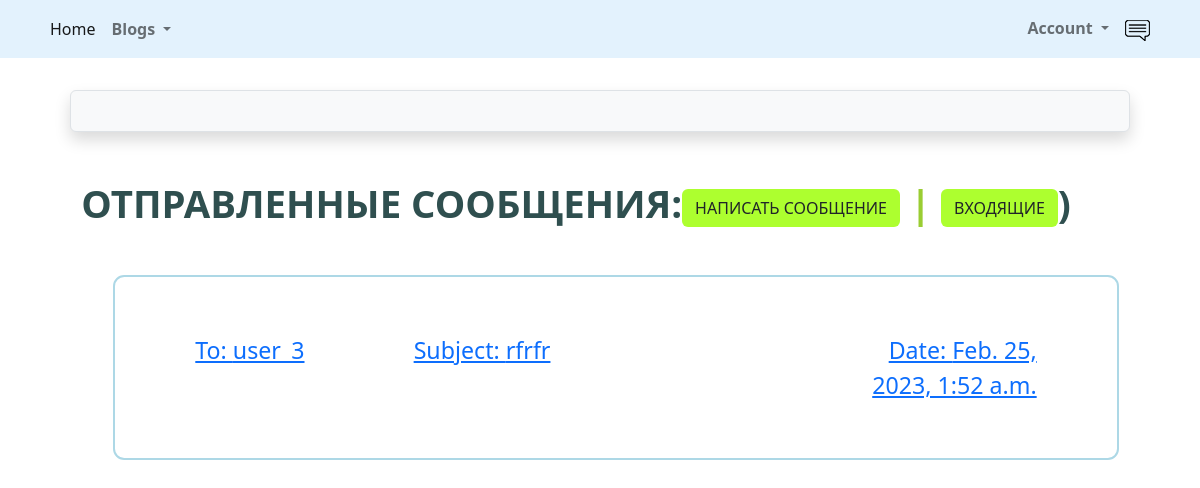
The page /accounts/profile/outbox (signed in) on the database as committed earlier.
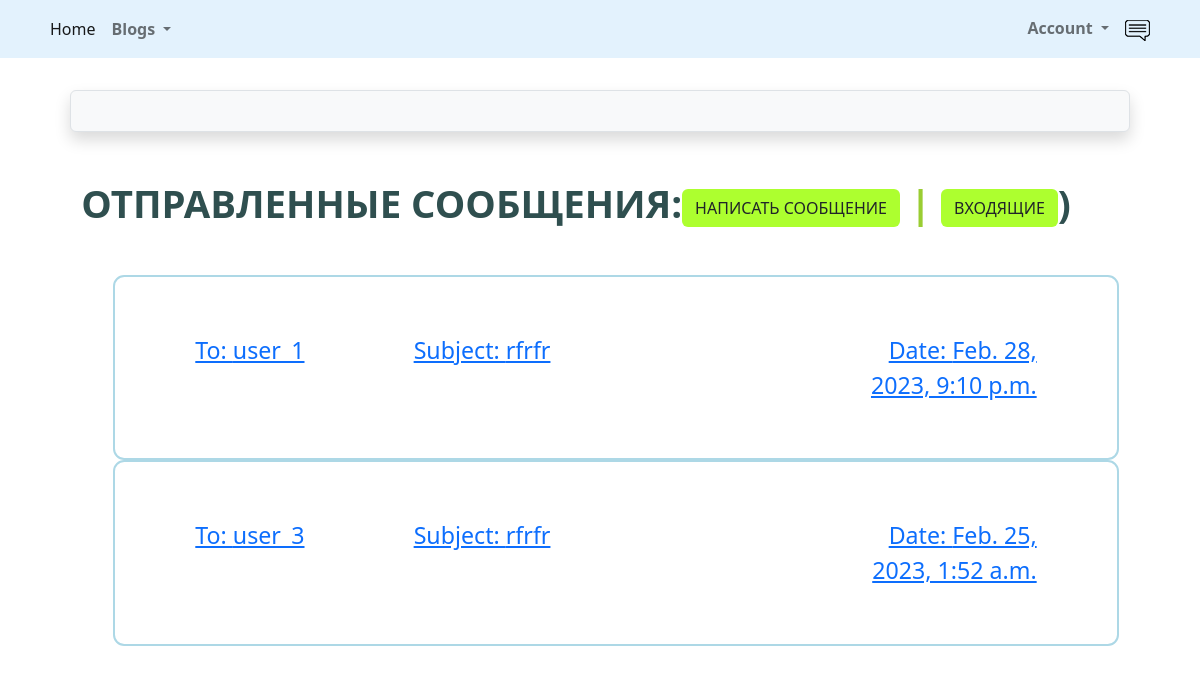
The same page on the database as committed later.
### src/accounts/models.py (models this page shows, shortened)
class Message(models.Model):
    sender = models.ForeignKey(User, on_delete=models.SET_NULL, null=True, blank=True)
    recipient = models.ForeignKey(User, on_delete=models.SET_NULL, null=True, blank=True, related_name='messages')
    name = models.CharField(max_length=200, null=True, blank=True)
    subject = models.CharField(max_length=200, null=True, blank=True)
    body = models.TextField(max_length=1000)
    is_readed = models.BooleanField(default=False, null=True)
    created = models.DateTimeField(auto_now_add=True)
    id = models.UUIDField(default=uuid.uuid4, unique=True, primary_key=True, editable=False)
    class Meta:
        ordering = ['is_readed', '-created']

class User(AbstractUser):
    is_activated = models.BooleanField(default=True, db_index=True)
    avatar = models.ImageField(upload_to=avatar_place, default='profile/default.png')
    birthday = models.DateField(null=True, blank=True)
    city = models.CharField(max_length=50, null=True, blank=True)
    class Meta(AbstractUser.Meta):
        db_table = 'user'
    def __str__(self):
        return self.username

### src/accounts/views.py (the view)
# urls.py: path('profile/outbox', Outbox.as_view(), name='outbox'),
class Outbox(LoginRequiredMixin, ListView):
    model = Message
    template_name = 'messages/outbox.html'
    def get_queryset(self):
        queryset = Message.objects.filter(sender_id=self.request.user.pk).select_related('sender').order_by('-created')
        return queryset

### src/accounts/templates/messages/outbox.html
{% extends 'base.html' %}
{% load static %}
{% block content %}
    <link rel="stylesheet" type="text/css" href="{% static 'message/css/message.css' %}">
<main class="inbox my-xl">
  <div class="content-box">
        {% if message_list %}
            <h3 class="inbox__title">Отправленные сообщения:<span><a href="{% url 'accounts:create_message' %}" class="btn btn--sub btn--lg"> Написать сообщение </a> | <a href="{% url 'accounts:inbox' %}" class="btn btn--sub btn--lg">Входящие</a></span>)</h3>
  <ul class="messages">
      {% for sent_message in message_list %}
      <li class="message">
        <a href="{% url 'accounts:out_message' sent_message.id %}">
          <span class="message__author">To: {{sent_message.recipient}}</span>
          <span class="message__subject">Subject: {{sent_message.subject}}</span>
          <span class="message__date">Date: {{sent_message.created}}</span>
        </a>
      </li>
      {% endfor %}
    </ul>
  {% else %}
      <h3 class="inbox__title">Отправленных сообщений нет</h3>
  {% endif %}
  </div>
</main>
{% endblock content %}

Rows that differ between the two databases and show on the page:
added Message: recipient "user_1", subject "rfrfr", created "Feb. 28, 2023, 9:10 p.m."
